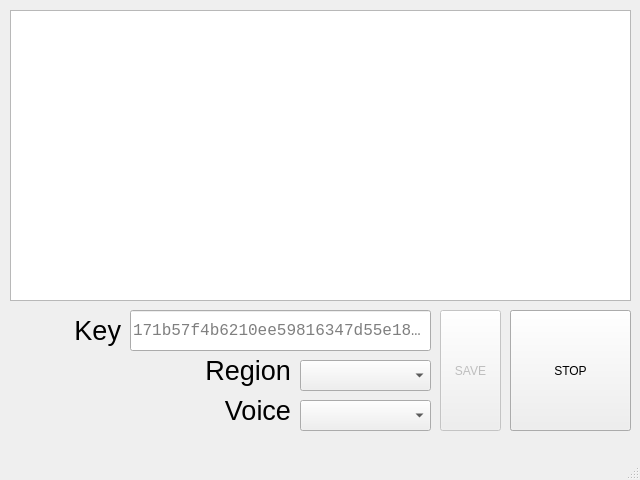
<?xml version="1.0" encoding="UTF-8"?>
<ui version="4.0">
 <class>MainWindow</class>
 <widget class="QMainWindow" name="MainWindow">
  <property name="geometry">
   <rect>
    <x>0</x>
    <y>0</y>
    <width>640</width>
    <height>480</height>
   </rect>
  </property>
  <property name="minimumSize">
   <size>
    <width>640</width>
    <height>480</height>
   </size>
  </property>
  <property name="maximumSize">
   <size>
    <width>640</width>
    <height>480</height>
   </size>
  </property>
  <property name="windowTitle">
   <string>MainWindow</string>
  </property>
  <widget class="QWidget" name="centralwidget">
   <widget class="QLineEdit" name="txtKey">
    <property name="geometry">
     <rect>
      <x>130</x>
      <y>310</y>
      <width>301</width>
      <height>41</height>
     </rect>
    </property>
    <property name="font">
     <font>
      <family>Consolas</family>
      <pointsize>12</pointsize>
     </font>
    </property>
    <property name="text">
     <string/>
    </property>
    <property name="echoMode">
     <enum>QLineEdit::PasswordEchoOnEdit</enum>
    </property>
    <property name="placeholderText">
     <string>171b57f4b6210ee59816347d55e18b81</string>
    </property>
   </widget>
   <widget class="QLabel" name="lblKey">
    <property name="geometry">
     <rect>
      <x>30</x>
      <y>310</y>
      <width>91</width>
      <height>41</height>
     </rect>
    </property>
    <property name="font">
     <font>
      <pointsize>20</pointsize>
     </font>
    </property>
    <property name="text">
     <string>Key</string>
    </property>
    <property name="alignment">
     <set>Qt::AlignRight|Qt::AlignTrailing|Qt::AlignVCenter</set>
    </property>
   </widget>
   <widget class="QLabel" name="lblRegion">
    <property name="geometry">
     <rect>
      <x>200</x>
      <y>350</y>
      <width>91</width>
      <height>41</height>
     </rect>
    </property>
    <property name="font">
     <font>
      <pointsize>20</pointsize>
     </font>
    </property>
    <property name="text">
     <string>Region</string>
    </property>
    <property name="alignment">
     <set>Qt::AlignRight|Qt::AlignTrailing|Qt::AlignVCenter</set>
    </property>
   </widget>
   <widget class="QComboBox" name="cmbRegion">
    <property name="geometry">
     <rect>
      <x>300</x>
      <y>360</y>
      <width>131</width>
      <height>31</height>
     </rect>
    </property>
    <property name="font">
     <font>
      <pointsize>12</pointsize>
     </font>
    </property>
   </widget>
   <widget class="QPlainTextEdit" name="txtMain">
    <property name="geometry">
     <rect>
      <x>10</x>
      <y>10</y>
      <width>621</width>
      <height>291</height>
     </rect>
    </property>
   </widget>
   <widget class="QComboBox" name="cmbVoice">
    <property name="geometry">
     <rect>
      <x>300</x>
      <y>400</y>
      <width>131</width>
      <height>31</height>
     </rect>
    </property>
    <property name="font">
     <font>
      <pointsize>12</pointsize>
     </font>
    </property>
   </widget>
   <widget class="QLabel" name="lblVoice">
    <property name="geometry">
     <rect>
      <x>200</x>
      <y>390</y>
      <width>91</width>
      <height>41</height>
     </rect>
    </property>
    <property name="font">
     <font>
      <pointsize>20</pointsize>
     </font>
    </property>
    <property name="text">
     <string>Voice</string>
    </property>
    <property name="alignment">
     <set>Qt::AlignRight|Qt::AlignTrailing|Qt::AlignVCenter</set>
    </property>
   </widget>
   <widget class="QPushButton" name="btnRec">
    <property name="enabled">
     <bool>false</bool>
    </property>
    <property name="geometry">
     <rect>
      <x>510</x>
      <y>310</y>
      <width>121</width>
      <height>51</height>
     </rect>
    </property>
    <property name="text">
     <string>REC FILE</string>
    </property>
   </widget>
   <widget class="QPushButton" name="btnReadAloud">
    <property name="enabled">
     <bool>false</bool>
    </property>
    <property name="geometry">
     <rect>
      <x>510</x>
      <y>370</y>
      <width>121</width>
      <height>61</height>
     </rect>
    </property>
    <property name="text">
     <string>READ ALOUD</string>
    </property>
   </widget>
   <widget class="QPushButton" name="btnSaveSettings">
    <property name="enabled">
     <bool>false</bool>
    </property>
    <property name="geometry">
     <rect>
      <x>440</x>
      <y>310</y>
      <width>61</width>
      <height>121</height>
     </rect>
    </property>
    <property name="text">
     <string>SAVE</string>
    </property>
   </widget>
   <widget class="QPushButton" name="btnStop">
    <property name="geometry">
     <rect>
      <x>510</x>
      <y>310</y>
      <width>121</width>
      <height>121</height>
     </rect>
    </property>
    <property name="text">
     <string>STOP</string>
    </property>
   </widget>
  </widget>
  <widget class="QMenuBar" name="menubar">
   <property name="geometry">
    <rect>
     <x>0</x>
     <y>0</y>
     <width>640</width>
     <height>22</height>
    </rect>
   </property>
  </widget>
  <widget class="QStatusBar" name="statusbar"/>
 </widget>
 <tabstops>
  <tabstop>txtMain</tabstop>
  <tabstop>btnReadAloud</tabstop>
  <tabstop>btnRec</tabstop>
  <tabstop>txtKey</tabstop>
  <tabstop>cmbRegion</tabstop>
  <tabstop>cmbVoice</tabstop>
  <tabstop>btnSaveSettings</tabstop>
 </tabstops>
 <resources/>
 <connections/>
</ui>
